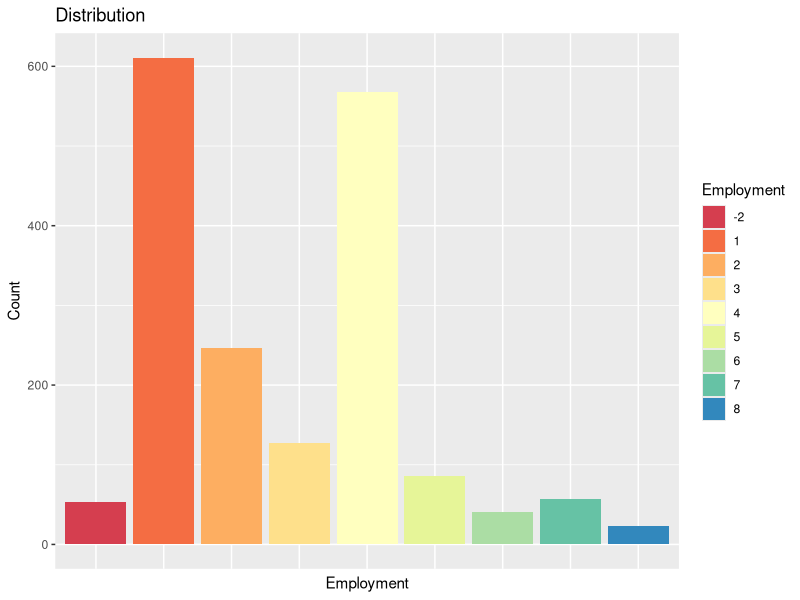
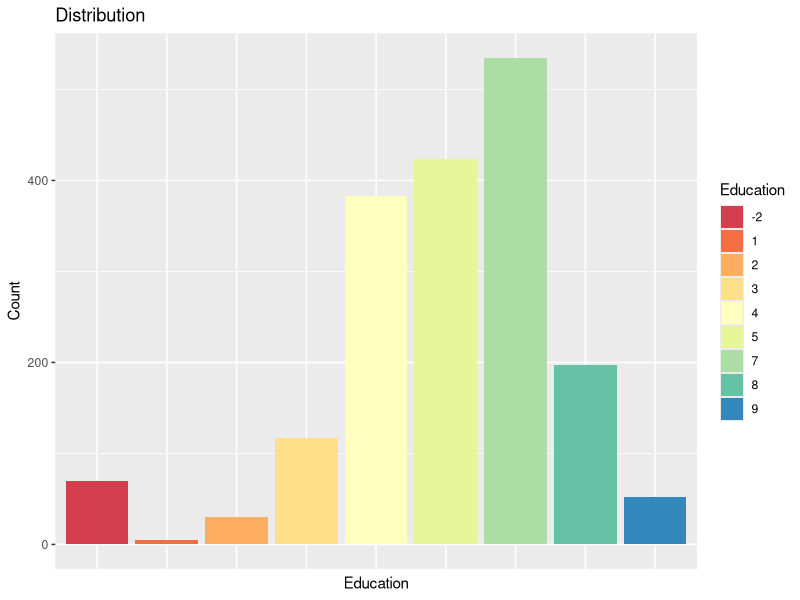
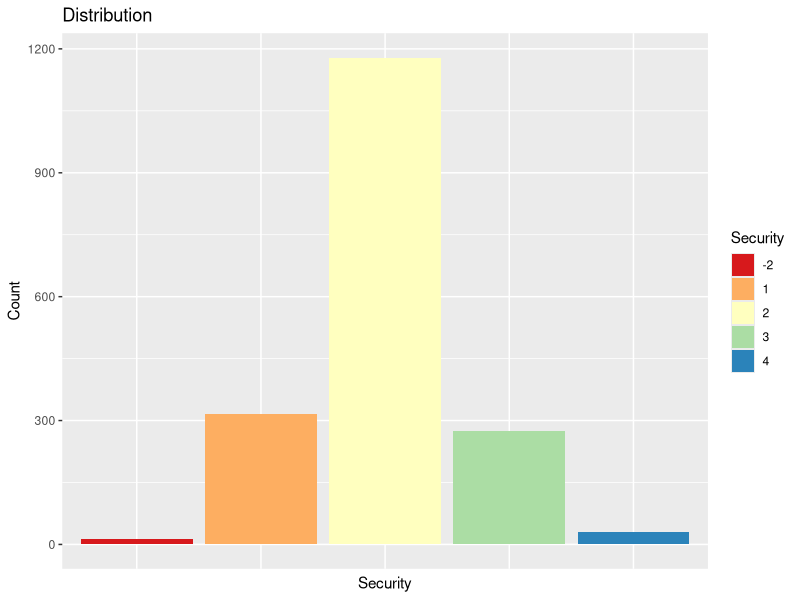
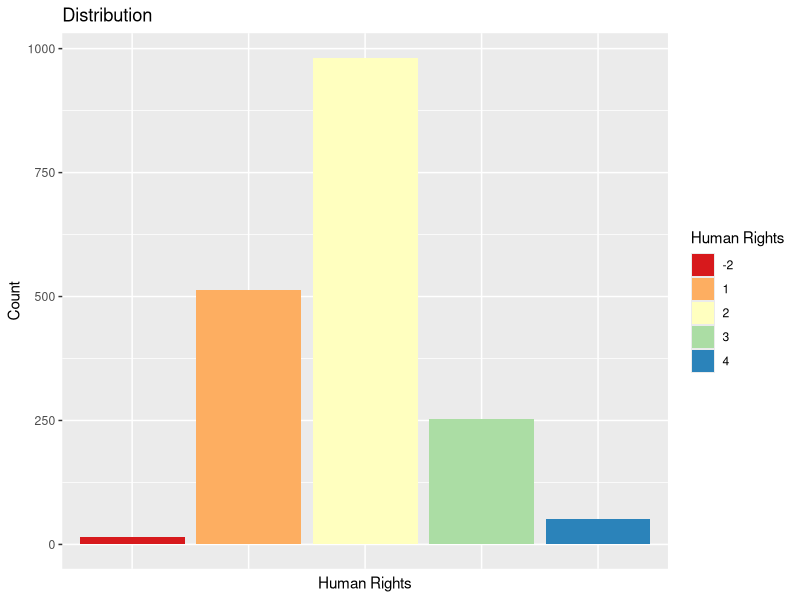
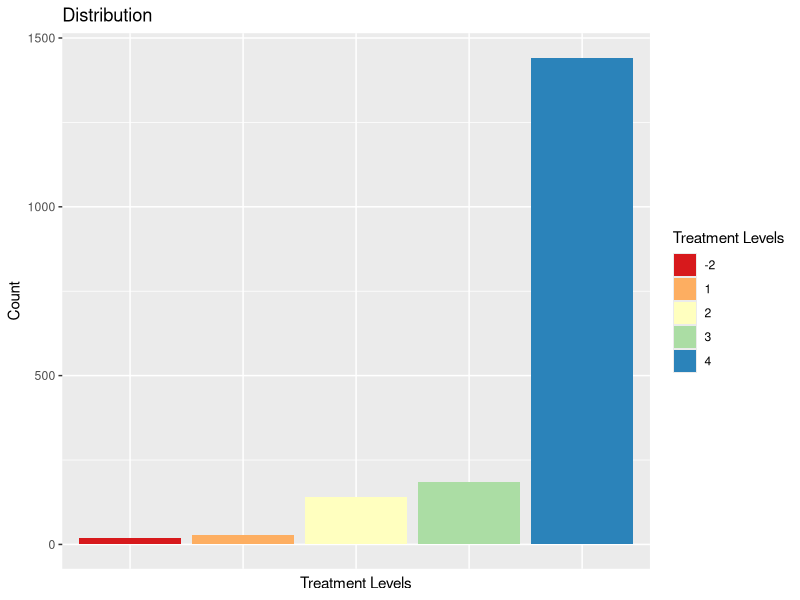
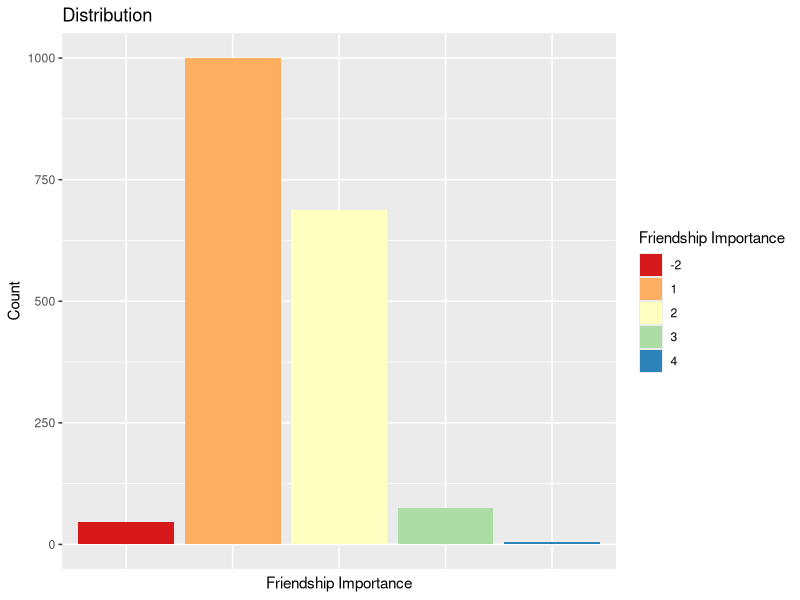

These figures' R source, in order: (Note: this script raises an error after producing the figures.)
## ---- chunk 1
knitr::opts_chunk$set(echo = TRUE)
library(readxl)
library(dplyr)
library(ggplot2)
library(psych)
library(tidyr)
library(MASS)

## ---- chunk 2
survey.data <- read.csv("wvs_data.csv")
## ---- chunk 3
survey.data

glimpse(survey.data)

head(survey.data)
## ---- chunk 4
colnames(survey.data)
## ---- chunk 5
categories = c("Employment", "Education", "Security", "Human Rights", "Treatment Levels",  "Friendship Importance")
questions = c("Q279", "Q275", "Q131", "Q253", "Q53", "Q2")
key = c("V249", "Q275", "V170", "V142", "V190", "V5")


## ---- chunk 6
survey.data

v249_employment_status <- c(
  "No answer",
  "Full time employee (30 hours a week or more)",
  "Part time employee (less than 30 hours a week)",
  "Self-employed",
  "Retired / On a pension",
  "Home duties, not otherwise employed",
  "Student",
  "Unemployed",
  "Other (please specify)"
)

values.249 = c(-2,1,2,3,4,5,6,7,8)

q275_education = c("No answer",
"No formal education",
"Primary education only",
"Lower secondary education (i.e. Year 9 or less)",
"Upper secondary education (i.e. between Year 10 and Year 12)",
"Post-secondary non-tertiary education (e.g. apprenticeship or certificate)",
"Bachelor or equivalent",
"Master or equivalent",
"Doctoral or equivalent")

values.275 = c(-2,1,2,3,4,5,7,8,9)

v170_how_secure_are_you = c(
"No answer",
"Very secure",
"Quite secure",
"Not very secure",
"Not at all secure"
)

values.170 = c(-2,1,2,3,4)

v142_respect_human_rights = c(
"No answer",
"A great deal of respect",
"Some respect",
"Not much respect",
"No respect at all"
)

values.142 = c(-2,1,2,3,4)


v190_gone_without_medicine = c(
"No answer",
"Often",
"Sometimes",
"Rarely",
"Never"
)

values.190 = c(-2,1,2,3,4)

v5_friends = c(
"No answer",
"Very important",
"Rather important",
"Not very important",
"Not at all important"
)

values.5 = c(-2,1,2,3,4)
## ---- chunk 7
categories <- c("Employment", "Education", "Security", "Human Rights", "Treatment Levels", "Friendship Importance")
questions <- c("Q279", "Q275", "Q131", "Q253", "Q53", "Q2")
key <- c("V249", "Q275", "V170", "V142", "V190", "V5")

# Define vectors for each category
key <- c("V249", "Q275", "V170", "V142", "V190", "V5")

survey.data

vectors <- list(
  list(
    values = c(-2, 1, 2, 3, 4, 5, 6, 7, 8),
    chars = c(
      "No answer", 
      "Full time employee (30 hours a week or more)",  
      "Part time employee (less than 30 hours a week)", 
      "Self-employed",                          
      "Retired / On a pension",                  
      "Home duties, not otherwise employed",    
      "Student",                                 
      "Unemployed",                             
      "Other (please specify)"
    )
  ),
  list(
    values = c(-2, 1, 2, 3, 4, 5, 7, 8, 9),
    chars = c(
      "No answer",
      "No formal education",
      "Primary education only",
      "Lower secondary education (i.e. Year 9 or less)",
      "Upper secondary education (i.e. between Year 10 and Year 12)",
      "Post-secondary non-tertiary education (e.g. apprenticeship or certificate)",
      "Bachelor or equivalent",
      "Master or equivalent",
      "Doctoral or equivalent"
    )
  ),
  list(
    values = c(-2, 1, 2, 3, 4),
    chars = c(
      "No answer",
      "Very secure",
      "Quite secure",
      "Not very secure",
      "Not at all secure"
    )
  ),
  list(
    values = c(-2, 1, 2, 3, 4),
    chars = c(
      "No answer",
      "A great deal of respect",
      "Some respect",
      "Not much respect",
      "No respect at all"
    )
  ),
  list(
    values = c(-2, 1, 2, 3, 4),
    chars = c(
      "No answer",
      "Often",
      "Sometimes",
      "Rarely",
      "Never"
    )
  ),
  list(
    values = c(-2, 1, 2, 3, 4),
    chars = c(
      "No answer",
      "Very important",
      "Rather important",
      "Not very important",
      "Not at all important"
    )
  )
)

# Combine data into a dataframe
Question.key <- bind_rows(lapply(1:length(categories), function(i) {
  data.frame(
    Categories = rep(categories[i], length(vectors[[i]]$values)),
    Question.Number = rep(questions[i], length(vectors[[i]]$values)),
    Codebook = rep(key[i], length(vectors[[i]]$values)),
    Question.values = vectors[[i]]$values,
    Question.chars = vectors[[i]]$chars
  )
}))

print(Question.key)
## ---- chunk 8
survey.predictors <- data.frame(
  education = survey.data$Q275,
  employment = survey.data$V249,
  security = survey.data$V170,
  rights = survey.data$V142,
  health = survey.data$V190,
  social = survey.data$V5,
  satisfaction = survey.data$V23
)
## ---- chunk 9
summary = describe(survey.predictors)
print(summary)
## ---- chunk 10

plot_barplots <- function(column, name, values_fill) {
  ggplot(survey.data, aes(x = factor(!!column), fill = factor(!!column))) +
    geom_bar() +
    labs(title = "Distribution", x = name, fill = name, y = "Count") +
    scale_fill_brewer(palette = "Spectral") +
    theme(axis.text.x = element_blank(), axis.ticks.x = element_blank())
}

# Get unique codebooks
unique_codebooks <- unique(Question.key$Codebook)
# Loop through each unique codebook and plot bar plot
for (codebook in unique_codebooks) {
  subset_data <- filter(Question.key, Codebook == codebook)
  print(plot_barplots(column = sym(codebook), name = unique(subset_data$Categories), values_fill = unique(subset_data$Question.chars)))
}



# unique_codebooks <- unique(Question.key$Codebook)
# for (codebook in unique_codebooks) {
#   subset_data <- filter(Question.key, Codebook == codebook)
#   print(subset_data$Question.chars)
#   plot_barplots(column = column, name = unique(subset_data$Categories),
#   values_fill = subset_data$Question.chars)
# }
## ---- chunk 11
survey.data <- survey.data %>%
  mutate(happiness = dplyr::recode(V10, 
                                   '1' = 4,
                                   '2' = 3,
                                   '3' = 2,
                                   '4' = 1, 
                                   '-2' = NULL),
         
         health = dplyr::recode(V11,
                                '1' = 5, 
                                '2' = 4, 
                                '3' = 3,
                                '4' = 2,
                                '5' = 1, 
                                '-2' = NULL),
         
         finances = dplyr::recode(V59, 
                                  '-2' = NULL,
                                  .default = V59),
         
         satisfaction = dplyr::recode(V23, 
                                  '-2' = NULL,
                                  .default = V23),
         
         freedom = dplyr::recode(V55, 
                                  '-2' = NULL,
                                  .default = V55))

## ---- chunk 12
survey.data$V249 <- recode(survey.data$V249, 
                           `-2` = "No answer", 
                           `1` = "Full time employee (30 hours a week or more)", 
                           `2` = "Part time employee (less than 30 hours a week)", 
                           `3` = "Self-employed", 
                           `4` = "Retired / On a pension", 
                           `5` = "Home duties, not otherwise employed", 
                           `6` = "Student", 
                           `7` = "Unemployed", 
                           `8` = "Other (please specify)")

survey.data$Q275 <- recode(survey.data$Q275, 
                           `-2` = "No answer", 
                           `1` = "No formal education", 
                           `2` = "Primary education only", 
                           `3` = "Lower secondary education (i.e. Year 9 or less)", 
                           `4` = "Upper secondary education (i.e. between Year 10 and Year 12)", 
                           `5` = "Post-secondary non-tertiary education (e.g. apprenticeship or certificate)", 
                           `7` = "Bachelor or equivalent", 
                           `8` = "Master or equivalent", 
                           `9` = "Doctoral or equivalent")

survey.data$V170 <- recode(survey.data$V170, 
                           `-2` = "No answer", 
                           `1` = "Very secure", 
                           `2` = "Quite secure", 
                           `3` = "Not very secure", 
                           `4` = "Not at all secure")

survey.data$V142 <- recode(survey.data$V142, 
                           `-2` = "No answer", 
                           `1` = "A great deal of respect", 
                           `2` = "Some respect", 
                           `3` = "Not much respect", 
                           `4` = "No respect at all")

survey.data$V190 <- recode(survey.data$V190, 
                           `-2` = "No answer", 
                           `1` = "Often", 
                           `2` = "Sometimes", 
                           `3` = "Rarely", 
                           `4` = "Never")

survey.data$V5 <- recode(survey.data$V5, 
                         `-2` = "No answer", 
                         `1` = "Very important", 
                         `2` = "Rather important", 
                         `3` = "Not very important", 
                         `4` = "Not at all important")

## ---- chunk 13

fa.fit <- fa(survey.data[,c("happiness",
                         "health",
                         "finances", 
                         "satisfaction",
                         "freedom")], 
             nfactors=1)


## ---- chunk 14

fa.fit
## ---- chunk 15
summary(survey.data$life.quality)
## ---- chunk 16

ggplot(survey.data, aes(life.quality)) + 
  geom_histogram(fill = 'black') + 
  theme_minimal()

## ---- chunk 17
survey.data = drop_na(survey.data, life.quality)
## ---- chunk 18
ggplot(survey.data, aes(x=life.quality, y=V249, fill = V249)) + 
  geom_boxplot() +
  xlab("Life Quality") +
  ylab("Employment categories") +
  scale_fill_brewer(palette = "Spectral") +
  theme(legend.position = "None")
## ---- chunk 19
ggplot(survey.data, aes(x=life.quality, y=Q275, fill = Q275)) + 
  geom_boxplot() +
  xlab("Life Quality") +
  ylab("Education categories") +
  scale_fill_brewer(palette = "Spectral") +
  theme(legend.position = "None")
## ---- chunk 20
ggplot(survey.data, aes(x=life.quality, y=V170, fill = V170)) + 
  geom_boxplot() +
  xlab("Life Quality") +
  ylab("Security categories") +
  scale_fill_brewer(palette = "Spectral") +
  theme(legend.position = "None")
## ---- chunk 21
ggplot(survey.data, aes(x=life.quality, y=V142, fill = V142)) + 
  geom_boxplot() +
  xlab("Life Quality") +
  ylab("Human Rights categories") +
  scale_fill_brewer(palette = "Spectral") +
  theme(legend.position = "None")
## ---- chunk 22
ggplot(survey.data, aes(x=life.quality, y=V190, fill = V190)) + 
  geom_boxplot() +
  xlab("Life Quality") +
  ylab("Health Treatment categories") +
  scale_fill_brewer(palette = "Spectral") +
  theme(legend.position = "None")
## ---- chunk 23
ggplot(survey.data, aes(x=life.quality, y=V5, fill = V5)) + 
  geom_boxplot() +
  xlab("Life Quality") +
  ylab("Friendship categories") +
  scale_fill_brewer(palette = "Spectral") +
  theme(legend.position = "None")
## ---- chunk 24

survey.data$life.quality <- as.numeric(fa.fit$scores)

survey.predictors2 <- data.frame(
  education = survey.data$Q275,
  employment = survey.data$V249,
  security = survey.data$V170,
  rights = survey.data$V142,
  health = survey.data$V190,
  social = survey.data$V5,
  satisfaction = survey.data$V23,
  life.qual = survey.data$life.quality
)


survey.predictors2 = drop_na(survey.predictors2, life.qual)


regmodel = lm(life.qual ~ education + employment + security + rights + health + social + satisfaction  , data = survey.predictors2)

summary(regmodel)
## ---- chunk 25
result <- polr(formula = Q56 ~life.quality, data = survey.data %>% mutate(Q56 = factor(Q56, levels = c("2", "3", "1" ))))
result
## ---- chunk 26
# 1. Generate a sequence of values for life.quality
life_quality_seq <- seq(min(survey.data$life.quality), max(survey.data$life.quality), length.out = 100)

# 2. Compute predicted probabilities for each level of Q56 at each value of life.quality
predicted_probs <- predict(result, data.frame(life.quality = life_quality_seq), type = "probs")

# 3. Plot the predicted probabilities against life.quality for each level of Q56
plot(life_quality_seq, predicted_probs[, 1], type = "l", ylim = c(0, 1), xlab = "Life Quality", ylab = "Predicted Probability", col = "blue", lwd = 2, main = "Predicted Probability of Q56")
lines(life_quality_seq, predicted_probs[, 2], type = "l", col = "red", lwd = 2)
lines(life_quality_seq, predicted_probs[, 3], type = "l", col = "green", lwd = 2)
# Add more lines if you have additional levels of Q56
legend("topright", legend = c("Better off", "Worse off", "About the same"), col = c("blue", "red", "green"), lwd = 2)
## ---- chunk 27

alpha(survey.data[,c("happiness",
                         "health",
                         "finances", 
                         "satisfaction",
                         "freedom")])
